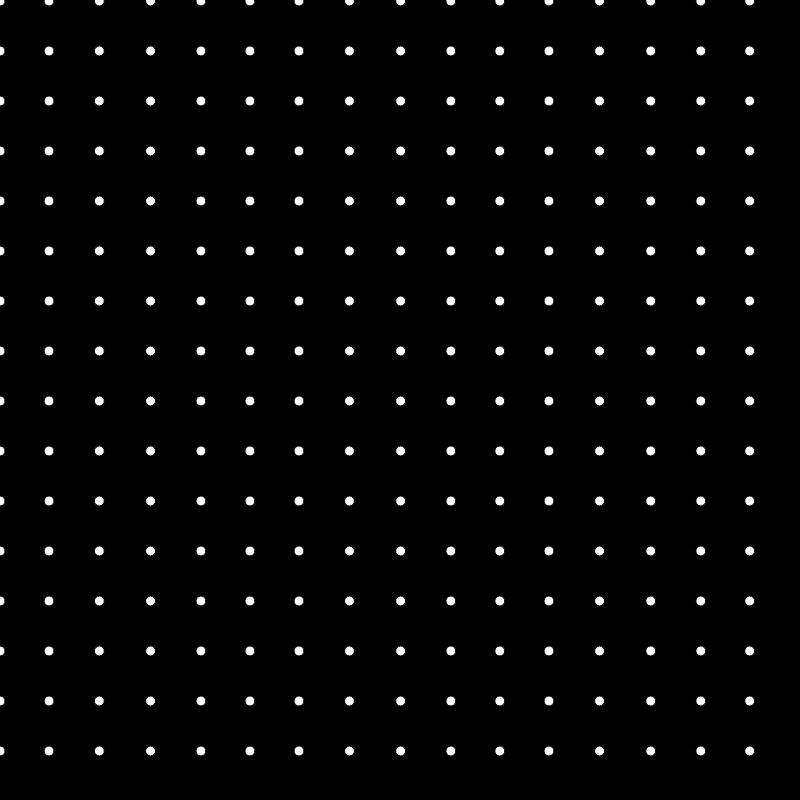
Frame 1 (no input)
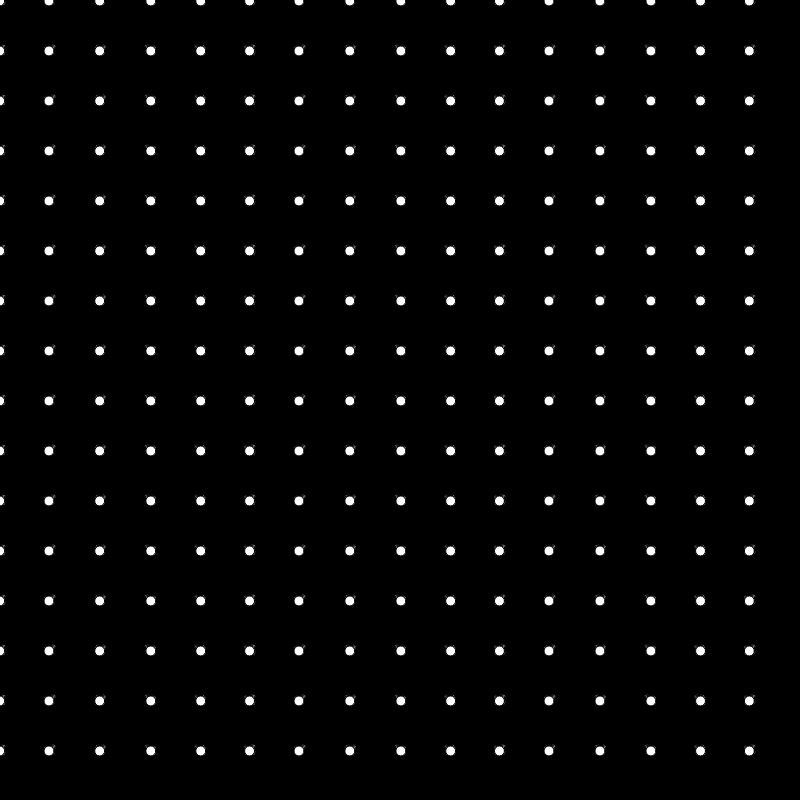
Frame 60 (no input)
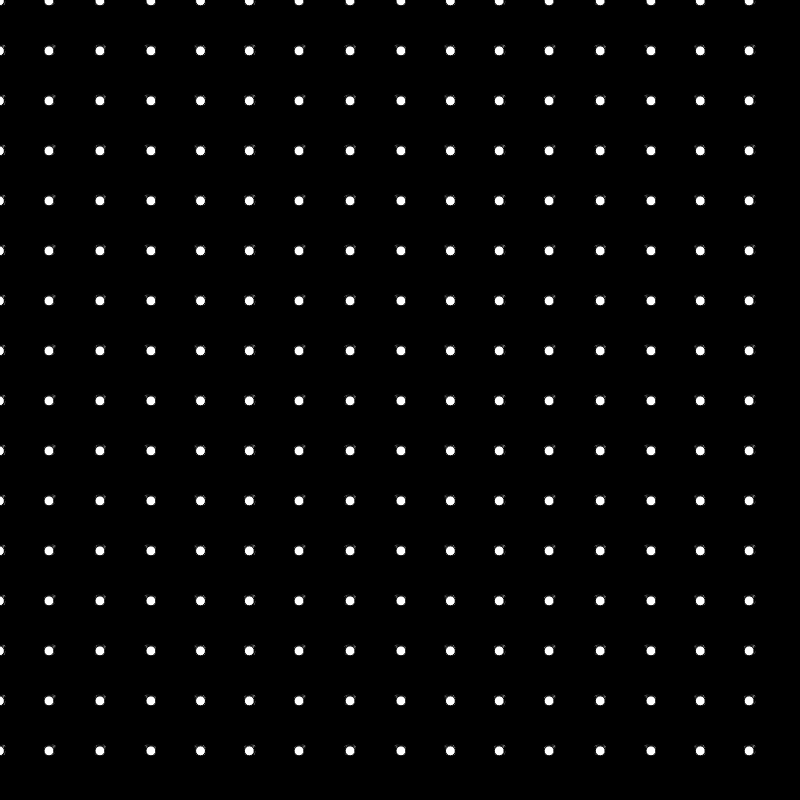
Frame 120 (the mouse pressed at the canvas centre since frame 60)

The p5.js sketch that drew these frames (run headless with seeded random() and noise() and a simulated clock; from frame 60 on, the mouse is pressed at the canvas centre):

// p5.js sketch
// ── sketch.js
let step = 50

function setup() {
    createCanvas(800, 800)
    background("black")
}

function draw() {


    for (let y = 0; y < 800; y += step) {

        for (let x = 0; x < 800; x += step) {
            //rect(x, y, 50, 50)
            ellipse(x + sin((frameCount + x) / 10), y + cos(frameCount / 10), 10, 10)
            //stroke(getRandomColor())
            //line(x,y,x+2*step, y+step)
        }

    }
}
